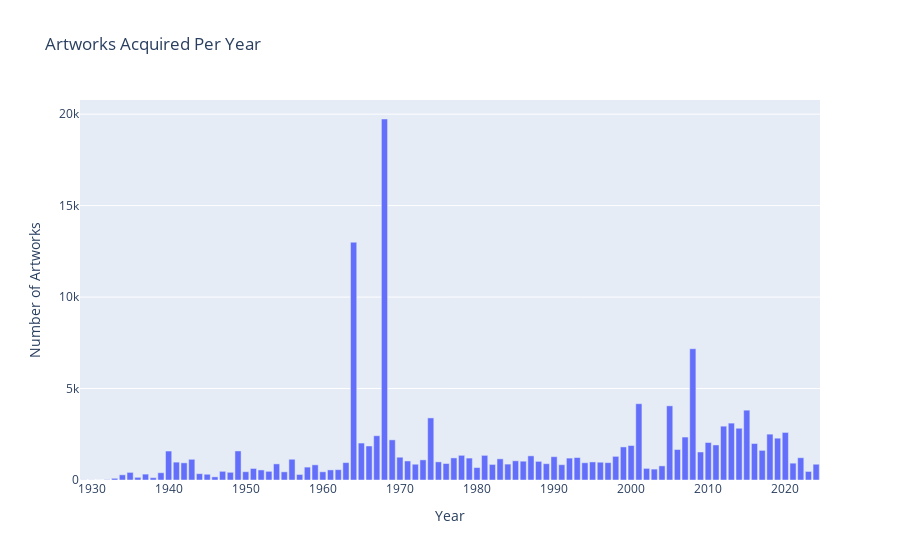

Notebook source saved alongside this figure:
### Code cell
fig = px.bar(x=acquisition_trends.index, y=acquisition_trends.values, labels={'x':'Year', 'y':'Number of Artworks'}, title='Artworks Acquired Per Year')
fig.show()

### Figure 1 — Plotly figure (JSON) as saved in the notebook; plotly's stock layout.template omitted (floating-point values rounded to 4 significant figures)
{"data": [{"alignmentgroup": "True", "hovertemplate": "Year=%{x}<br>Number of Artworks=%{y}<extra></extra>", "legendgroup": "", "marker": {"color": "#636efa", "pattern": {"shape": ""}}, "name": "", "offsetgroup": "", "orientation": "v", "showlegend": false, "textposition": "auto", "type": "bar", "x": [1929, 1930, 1931, 1932, 1933, 1934, 1935, 1936, 1937, 1938, 1939, 1940, 1941, 1942, 1943, 1944, 1945, 1946, 1947, 1948, 1949, 1950, 1951, 1952, 1953, 1954, 1955, 1956, 1957, 1958, 1959, 1960, 1961, 1962, 1963, 1964, 1965, 1966, 1967, 1968, 1969, 1970, 1971, 1972, 1973, 1974, 1975, 1976, 1977, 1978, 1979, 1980, 1981, 1982, 1983, 1984, 1985, 1986, 1987, 1988, 1989, 1990, 1991, 1992, 1993, 1994, 1995, 1996, 1997, 1998, 1999, 2000, 2001, 2002, 2003, 2004, 2005, 2006, 2007, 2008, 2009, 2010, 2011, 2012, 2013, 2014, 2015, 2016, 2017, 2018, 2019, 2020, 2021, 2022, 2023, 2024], "xaxis": "x", "y": [9, 7, 3, 18, 93, 284, 416, 146, 322, 127, 398, 1583, 977, 938, 1132, 346, 315, 171, 475, 421, 1588, 453, 631, 550, 474, 881, 446, 1134, 303, 705, 829, 449, 552, 565, 951, 12998, 2020, 1859, 2420, 19733, 2194, 1245, 1041, 862, 1101, 3394, 991, 902, 1208, 1349, 1198, 680, 1347, 851, 1157, 869, 1050, 1028, 1321, 1019, 891, 1274, 837, 1197, 1227, 943, 988, 972, 950, 1292, 1808, 1886, 4170, 635, 596, 773, 4054, 1665, 2348, 7176, 1531, 2050, 1916, 2943, 3109, 2829, 3817, 1994, 1620, 2507, 2286, 2600, 920, 1218, 468, 862], "yaxis": "y"}], "layout": {"barmode": "relative", "legend": {"tracegroupgap": 0}, "title": {"text": "Artworks Acquired Per Year"}, "xaxis": {"anchor": "y", "domain": [0, 1], "title": {"text": "Year"}}, "yaxis": {"anchor": "x", "domain": [0, 1], "title": {"text": "Number of Artworks"}}}}
